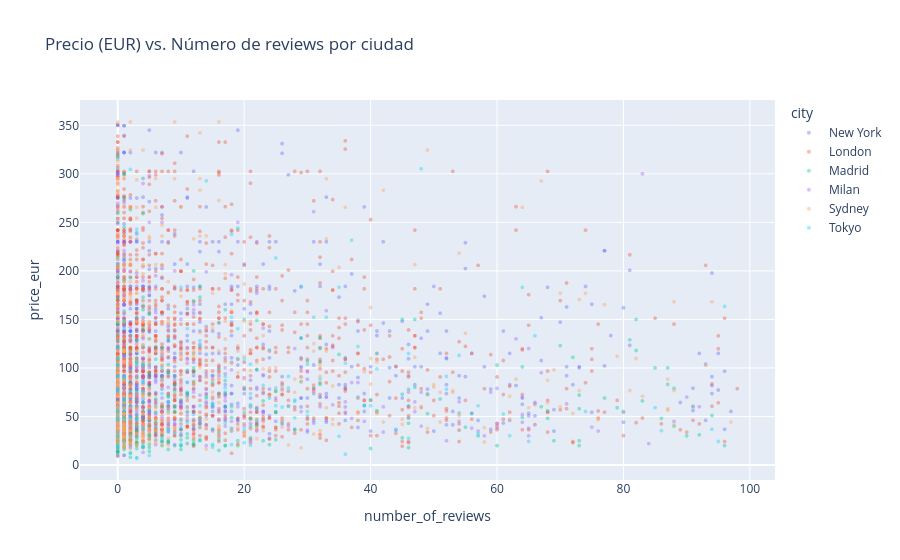

This figure's notebook cell:
### Markdown cell above
### 3.2 Precio vs. número de reviews

> **[SDD]** Scatter plot con línea de tendencia. Verificar si hay correlación entre popularidad (reviews) y precio.

**Razonamiento:** La hipótesis intuitiva es que alojamientos más caros tienen menos reviews (menos accesibles). Pero también puede ocurrir lo contrario: alojamientos con muchas reviews tienen buena reputación y pueden cobrar más.

### Code cell
# SDD: Scatter bivariante — sin trendline='ols' para evitar dependencia de statsmodels
df_sc = df[
    (df['price_eur'] <= df['price_eur'].quantile(0.95)) &
    (df['number_of_reviews'] <= df['number_of_reviews'].quantile(0.95))
].sample(min(4000, len(df)), random_state=42)

fig = px.scatter(
    df_sc,
    x='number_of_reviews', y='price_eur',
    color='city', opacity=0.4,
    hover_data=['name', 'room_type', 'neighbourhood'],
    title='Precio (EUR) vs. Número de reviews por ciudad'
)
fig.update_traces(marker=dict(size=4))
fig.show()

# Correlación numérica
print('Correlación precio_eur vs. number_of_reviews por ciudad:')
for ciudad in sorted(df['city'].unique()):
    sub = df[df['city'] == ciudad]
    corr = sub['price_eur'].corr(sub['number_of_reviews'])
    print(f'  {ciudad:12}: r = {corr:+.3f}')

### Figure 1 — Plotly figure (JSON) as saved in the notebook; plotly's stock layout.template omitted (floating-point values rounded to 4 significant figures; data arrays with more than 128 entries replaced by an {"elided": "..."} marker saying what was removed)
{"data": [{"customdata": {"elided": "835x3 str values"}, "hovertemplate": "city=New York<br>number_of_reviews=%{x}<br>price_eur=%{y}<br>name=%{customdata[0]}<br>room_type=%{customdata[1]}<br>neighbourhood=%{customdata[2]}<extra></extra>", "legendgroup": "New York", "marker": {"color": "#636efa", "opacity": 0.4, "size": 4, "symbol": "circle"}, "mode": "markers", "name": "New York", "showlegend": true, "type": "scattergl", "x": {"elided": "835 int values"}, "xaxis": "x", "y": {"elided": "835 float values"}, "yaxis": "y"}, {"customdata": {"elided": "1567x3 str values"}, "hovertemplate": "city=London<br>number_of_reviews=%{x}<br>price_eur=%{y}<br>name=%{customdata[0]}<br>room_type=%{customdata[1]}<br>neighbourhood=%{customdata[2]}<extra></extra>", "legendgroup": "London", "marker": {"color": "#EF553B", "opacity": 0.4, "size": 4, "symbol": "circle"}, "mode": "markers", "name": "London", "showlegend": true, "type": "scattergl", "x": {"elided": "1567 int values"}, "xaxis": "x", "y": {"elided": "1567 float values"}, "yaxis": "y"}, {"customdata": {"elided": "354x3 str values"}, "hovertemplate": "city=Madrid<br>number_of_reviews=%{x}<br>price_eur=%{y}<br>name=%{customdata[0]}<br>room_type=%{customdata[1]}<br>neighbourhood=%{customdata[2]}<extra></extra>", "legendgroup": "Madrid", "marker": {"color": "#00cc96", "opacity": 0.4, "size": 4, "symbol": "circle"}, "mode": "markers", "name": "Madrid", "showlegend": true, "type": "scattergl", "x": {"elided": "354 int values"}, "xaxis": "x", "y": {"elided": "354 float values"}, "yaxis": "y"}, {"customdata": {"elided": "332x3 str values"}, "hovertemplate": "city=Milan<br>number_of_reviews=%{x}<br>price_eur=%{y}<br>name=%{customdata[0]}<br>room_type=%{customdata[1]}<br>neighbourhood=%{customdata[2]}<extra></extra>", "legendgroup": "Milan", "marker": {"color": "#ab63fa", "opacity": 0.4, "size": 4, "symbol": "circle"}, "mode": "markers", "name": "Milan", "showlegend": true, "type": "scattergl", "x": {"elided": "332 int values"}, "xaxis": "x", "y": {"elided": "332 float values"}, "yaxis": "y"}, {"customdata": {"elided": "702x3 str values"}, "hovertemplate": "city=Sydney<br>number_of_reviews=%{x}<br>price_eur=%{y}<br>name=%{customdata[0]}<br>room_type=%{customdata[1]}<br>neighbourhood=%{customdata[2]}<extra></extra>", "legendgroup": "Sydney", "marker": {"color": "#FFA15A", "opacity": 0.4, "size": 4, "symbol": "circle"}, "mode": "markers", "name": "Sydney", "showlegend": true, "type": "scattergl", "x": {"elided": "702 int values"}, "xaxis": "x", "y": {"elided": "702 float values"}, "yaxis": "y"}, {"customdata": {"elided": "210x3 str values"}, "hovertemplate": "city=Tokyo<br>number_of_reviews=%{x}<br>price_eur=%{y}<br>name=%{customdata[0]}<br>room_type=%{customdata[1]}<br>neighbourhood=%{customdata[2]}<extra></extra>", "legendgroup": "Tokyo", "marker": {"color": "#19d3f3", "opacity": 0.4, "size": 4, "symbol": "circle"}, "mode": "markers", "name": "Tokyo", "showlegend": true, "type": "scattergl", "x": {"elided": "210 int values"}, "xaxis": "x", "y": {"elided": "210 float values"}, "yaxis": "y"}], "layout": {"legend": {"title": {"text": "city"}, "tracegroupgap": 0}, "title": {"text": "Precio (EUR) vs. Número de reviews por ciudad"}, "xaxis": {"anchor": "y", "domain": [0, 1], "title": {"text": "number_of_reviews"}}, "yaxis": {"anchor": "x", "domain": [0, 1], "title": {"text": "price_eur"}}}}
